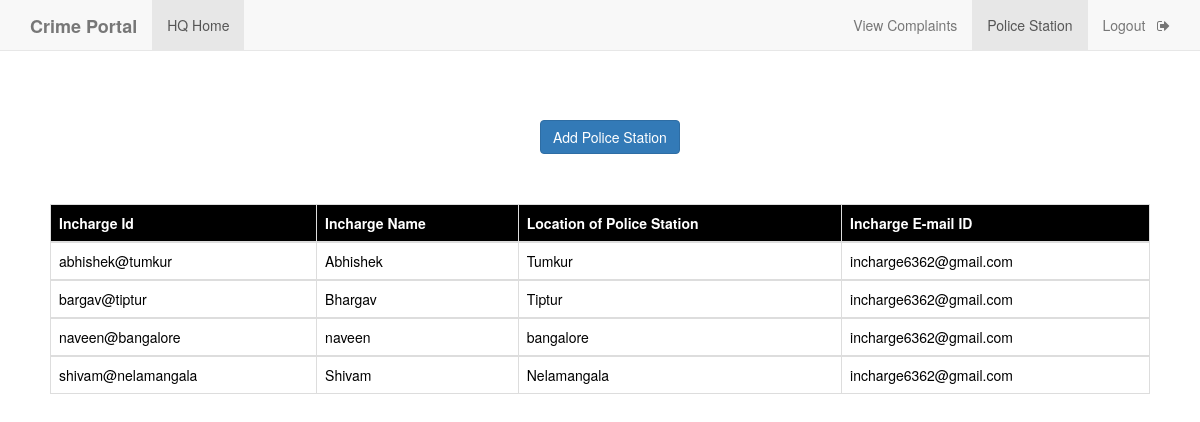
Page /head_view_police_station.php (signed in) on the committed database.
### tables this page shows
CREATE TABLE `incharge` (
  `i_id` varchar(50) NOT NULL,
  `i_name` varchar(50) NOT NULL,
  `i_email` varchar(50) NOT NULL,
  `location` varchar(50) NOT NULL,
  `i_pass` varchar(50) NOT NULL
);

### head_view_police_station.php (the view, shortened to what this page needs)
<!DOCTYPE html>
<html>
<head>
    <?php
    $conn=mysqli_connect("localhost","root","","crime_portal");
    mysqli_select_db($conn,"crime_portal");
    $query="select i_id, i_name, i_email, location from incharge";
    $result=mysqli_query($conn,$query);
    ?>
	<link rel="stylesheet" type="text/css" href="https://maxcdn.bootstrapcdn.com/bootstrap/3.3.5/css/bootstrap.min.css">
	<link rel="stylesheet" type="text/css" href="https://maxcdn.bootstrapcdn.com/font-awesome/4.4.0/css/font-awesome.min.css">
</head>
<body>
	<nav  class="navbar navbar-default navbar-fixed-top">
  <div class="container">
    <div class="navbar-header">
      <a class="navbar-brand" href="#"><b>Crime Portal</b></a>
    </div>
    <div id="navbar" class="collapse navbar-collapse">
      <ul class="nav navbar-nav">
        <li class="active"><a href="head_view_police_station.php">HQ Home</a></li>
      </ul>
      <ul class="nav navbar-nav navbar-right">
        <li><a href="headHome.php">View Complaints</a></li>
        <li class="active" ><a href="head_view_police_station.php">Police Station</a></li>
        <li><a href="h_logout.php">Logout &nbsp <i class="fa fa-sign-out" aria-hidden="true"></i></a></li>
      </ul>
    </div>
  </div>
 </nav>
 <div  style="margin-top: 10%;margin-left: 45%">
   <a href="police_station_add.php" class="btn btn-primary">Add Police Station</a>
 </div>
<div style="padding:50px;">
   <table class="table table-bordered">
    <thead class="thead-dark" style="background-color: black; color: white;">
      <tr>
        <th scope="col">Incharge Id</th>
        <th scope="col">Incharge Name</th>
        <th scope="col">Location of Police Station</th>
        <th scope="col">Incharge E-mail ID</th>
      </tr>
    </thead>
<?php
      while($rows=mysqli_fetch_assoc($result)){
    ?>
    <tbody style="background-color: white; color: black;">
      <tr>
        <td><?php echo $rows['i_id']; ?></td>
        <td><?php echo $rows['i_name']; ?></td>
        <td><?php echo $rows['location']; ?></td>
        <td><?php echo $rows['i_email']; ?></td>
      </tr>
    </tbody>
    <?php
    }
    ?>
</table>
 </div>
</body>
</html>

### rows in the picture
incharge: i_id "abhishek@tumkur", i_name "Abhishek", location "Tumkur", i_email "incharge6362@gmail.com"
incharge: i_id "bargav@tiptur", i_name "Bhargav", location "Tiptur", i_email "incharge6362@gmail.com"
incharge: i_id "naveen@bangalore", i_name "naveen", location "bangalore", i_email "incharge6362@gmail.com"
incharge: i_id "shivam@nelamangala", i_name "Shivam", location "Nelamangala", i_email "incharge6362@gmail.com"
